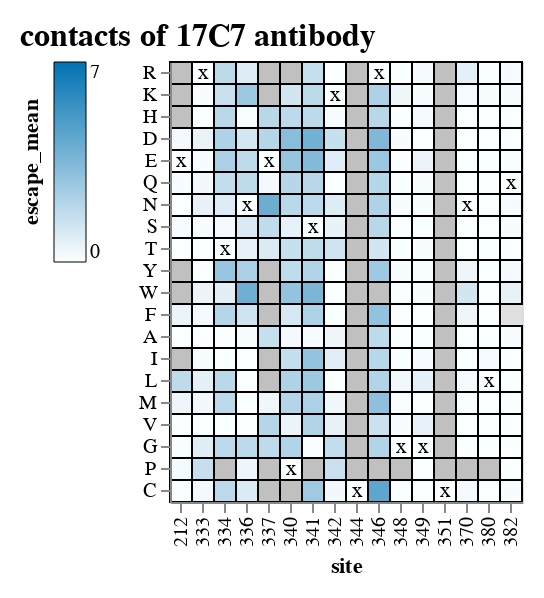

Notebook code cell kept with this figure:
### Markdown cell above
# 17C7

### Code cell
escape_df = pd.read_csv('../results/antibody_escape/averages/17C7_mut_effect.csv');
escape_df['escape_mean'] = escape_df['escape_mean'].clip(lower=0)

merged_df = pd.merge(escape_df,df,how='right',on=['site','wildtype','mutant'])

site_contacts = [212, 333, 334, 336, 337, 340, 341, 342, 344, 346, 348, 349, 351,
       370, 380, 382];

contacts = merged_df[merged_df['site'].isin(site_contacts)==True];
contacts = contacts.rename(columns={'times_seen_x':'times_seen'})

#the original dataframe omits wildtype from results, but the escape_mean needs to be 0. Here I'll just set that to 0 so 
#it is not NaN. I cannot just use the setna function because some data is actually missing.

contacts['is_wt_residue']= contacts['wildtype'] == contacts['mutant'];
contacts.loc[contacts['is_wt_residue'] == True, 'escape_mean'] = 0;


polyclonal.plot.lineplot_and_heatmap(
    data_df=contacts,
    stat_col="escape_mean",
    category_col="phenotype",
    alphabet=alphabet,
    addtl_tooltip_stats=addtl_tooltip_stats,
    addtl_slider_stats=addtl_slider_stats,
    init_floor_at_zero=True,
    show_zoombar=False,
    show_lineplot=False,
    init_site_statistic="mean",
    plot_title="contacts of 17C7 antibody",
    heatmap_max_at_least=2,
    addtl_slider_stats_hide_not_filter=["effect on cell entry", "n_selections", "times_seen"],
    heatmap_max_fixed = 6.127
)

### Figure 1 — Vega-Lite specification as saved in the notebook (floating-point values rounded to 4 significant figures; data arrays with more than 128 entries replaced by an {"elided": "..."} marker saying what was removed)
{"config": {"view": {"continuousWidth": 300, "continuousHeight": 300}, "axis": {"grid": false, "labelOverlap": "parity"}, "padding": 10}, "vconcat": [{"vconcat": [{"layer": [{"mark": {"type": "rect", "color": "#E0E0E0"}, "encoding": {"x": {"field": "site", "sort": {"field": "_stat_site_order", "order": "ascending"}, "type": "ordinal"}, "y": {"field": "mutant", "scale": {"domain": ["R", "K", "H", "D", "E", "Q", "N", "S", "T", "Y", "W", "F", "A", "I", "L", "M", "V", "G", "P", "C"]}, "sort": ["R", "K", "H", "D", "E", "Q", "N", "S", "T", "Y", "W", "F", "A", "I", "L", "M", "V", "G", "P", "C"], "title": null, "type": "nominal"}}, "name": "view_24", "transform": [{"lookup": "site", "from": {"data": {"name": "data-a842223c7f0b57bfa85909c145161104"}, "key": "site", "fields": ["wildtype", "_stat_site_order"]}}, {"calculate": "if(isFinite(datum['escape_mean']),datum['escape_mean'],NaN)", "as": "escape_mean"}, {"calculate": "if(isFinite(datum['times_seen']),datum['times_seen'],NaN)", "as": "times_seen"}, {"calculate": "if(isFinite(datum['effect on cell entry']),datum['effect on cell entry'],NaN)", "as": "effect on cell entry"}, {"calculate": "max(datum['escape_mean'],floor_at_zero['floor'])", "as": "_stat"}, {"calculate": "(((datum['times_seen'] <= (param_67 - 1e-06)) || (datum['n_selections'] <= (param_68 - 1e-06))) || (datum['effect on cell entry'] <= (param_69 - 1e-06)))", "as": "_stat_hide"}, {"calculate": "if(datum['_stat_hide'],0.0,datum['_stat'])", "as": "_stat_not_hidden"}, {"joinaggregate": [{"op": "max", "field": "_stat_not_hidden", "as": "_stat_site_max"}], "groupby": ["site"]}, {"filter": "(((datum['_stat_site_max'] >= (param_70 - 1e-06)) || (!isFinite(datum['_stat_site_max']))) || datum['_stat_hide'])"}, {"calculate": "(datum.wildtype !== datum.mutant)", "as": "_stat_not_wildtype"}, {"joinaggregate": [{"op": "max", "field": "_stat_not_wildtype", "as": "_stat_site_has_non_wildtype"}], "groupby": ["site"]}, {"filter": "datum['_stat_site_has_non_wildtype']"}, {"filter": {"param": "param_72"}}, {"impute": "_stat_dummy", "key": "mutant", "groupby": ["site"], "keyvals": ["R", "K", "H", "D", "E", "Q", "N", "S", "T", "Y", "W", "F", "A", "I", "L", "M", "V", "G", "P", "C"], "value": null}]}, {"mark": {"type": "rect"}, "encoding": {"color": {"value": "silver"}, "stroke": {"value": "black"}, "tooltip": [{"field": "site", "type": "nominal"}, {"field": "wildtype", "type": "nominal"}, {"field": "mutant", "type": "nominal"}, {"field": "escape_mean", "format": ".3g", "type": "quantitative"}, {"field": "n_selections", "type": "nominal"}, {"field": "times_seen", "format": ".3g", "type": "quantitative"}, {"field": "effect on cell entry", "format": ".3g", "type": "quantitative"}], "x": {"axis": {"labels": true, "ticks": true, "title": "site"}, "field": "site", "sort": {"field": "_stat_site_order", "order": "ascending"}, "type": "ordinal"}, "y": {"field": "mutant", "scale": {"domain": ["R", "K", "H", "D", "E", "Q", "N", "S", "T", "Y", "W", "F", "A", "I", "L", "M", "V", "G", "P", "C"]}, "sort": ["R", "K", "H", "D", "E", "Q", "N", "S", "T", "Y", "W", "F", "A", "I", "L", "M", "V", "G", "P", "C"], "title": null, "type": "nominal"}}, "title": {"text": "", "anchor": "middle", "color": "#0072B2", "orient": "left"}, "transform": [{"lookup": "site", "from": {"data": {"name": "data-a842223c7f0b57bfa85909c145161104"}, "key": "site", "fields": ["wildtype", "_stat_site_order"]}}, {"calculate": "if(isFinite(datum['escape_mean']),datum['escape_mean'],NaN)", "as": "escape_mean"}, {"calculate": "if(isFinite(datum['times_seen']),datum['times_seen'],NaN)", "as": "times_seen"}, {"calculate": "if(isFinite(datum['effect on cell entry']),datum['effect on cell entry'],NaN)", "as": "effect on cell entry"}, {"calculate": "max(datum['escape_mean'],floor_at_zero['floor'])", "as": "_stat"}, {"calculate": "(((datum['times_seen'] <= (param_67 - 1e-06)) || (datum['n_selections'] <= (param_68 - 1e-06))) || (datum['effect on cell entry'] <= (param_69 - 1e-06)))", "as": "_stat_hide"}, {"calculate": "if(datum['_stat_hide'],0.0,datum['_stat'])", "as": "_stat_not_hidden"}, {"joinaggregate": [{"op": "max", "field": "_stat_not_hidden", "as": "_stat_site_max"}], "groupby": ["site"]}, {"filter": "(((datum['_stat_site_max'] >= (param_70 - 1e-06)) || (!isFinite(datum['_stat_site_max']))) || datum['_stat_hide'])"}, {"calculate": "(datum.wildtype !== datum.mutant)", "as": "_stat_not_wildtype"}, {"joinaggregate": [{"op": "max", "field": "_stat_not_wildtype", "as": "_stat_site_has_non_wildtype"}], "groupby": ["site"]}, {"filter": "datum['_stat_site_has_non_wildtype']"}, {"filter": {"param": "param_72"}}, {"filter": "(datum['phenotype'] === 'effect')"}, {"filter": "datum['_stat_hide']"}]}, {"mark": {"type": "rect"}, "encoding": {"color": {"field": "_stat", "legend": {"gradientLength": 100, "gradientStrokeColor": "black", "gradientStrokeWidth": 0.5, "orient": "left", "title": "escape_mean", "titleOrient": "left"}, "scale": {"clamp": true, "domainMax": 7.091, "domainMid": 0, "domainMin": {"expr": "floor_at_zero.floor"}, "nice": false, "range": ["#e69f00", "#e7a40d", "#e9a91b", "#eaae28", "#ebb336", "#edb843", "#eebd51", "#efc25e", "#f1c76b", "#f2cc79", "#f3d286", "#f4d794", "#f6dca1", "#f7e1ae", "#f8e6bc", "#faebc9", "#fbf0d7", "#fcf5e4", "#fefaf2", "#ffffff", "#f2f8fb", "#e4f0f7", "#d7e9f3", "#c9e1ef", "#bcdaeb", "#aed2e7", "#a1cbe3", "#94c4df", "#86bcdb", "#79b5d6", "#6badd2", "#5ea6ce", "#519fca", "#4397c6", "#3690c2", "#2888be", "#1b81ba", "#0d79b6", "#0072b2"], "type": "linear", "zero": true}, "type": "quantitative"}, "stroke": {"value": "black"}, "tooltip": [{"field": "site", "type": "nominal"}, {"field": "wildtype", "type": "nominal"}, {"field": "mutant", "type": "nominal"}, {"field": "escape_mean", "format": ".3g", "type": "quantitative"}, {"field": "n_selections", "type": "nominal"}, {"field": "times_seen", "format": ".3g", "type": "quantitative"}, {"field": "effect on cell entry", "format": ".3g", "type": "quantitative"}], "x": {"axis": {"labels": true, "ticks": true, "title": "site"}, "field": "site", "sort": {"field": "_stat_site_order", "order": "ascending"}, "type": "ordinal"}, "y": {"field": "mutant", "scale": {"domain": ["R", "K", "H", "D", "E", "Q", "N", "S", "T", "Y", "W", "F", "A", "I", "L", "M", "V", "G", "P", "C"]}, "sort": ["R", "K", "H", "D", "E", "Q", "N", "S", "T", "Y", "W", "F", "A", "I", "L", "M", "V", "G", "P", "C"], "title": null, "type": "nominal"}}, "title": {"text": "", "anchor": "middle", "color": "#0072B2", "orient": "left"}, "transform": [{"lookup": "site", "from": {"data": {"name": "data-a842223c7f0b57bfa85909c145161104"}, "key": "site", "fields": ["wildtype", "_stat_site_order"]}}, {"calculate": "if(isFinite(datum['escape_mean']),datum['escape_mean'],NaN)", "as": "escape_mean"}, {"calculate": "if(isFinite(datum['times_seen']),datum['times_seen'],NaN)", "as": "times_seen"}, {"calculate": "if(isFinite(datum['effect on cell entry']),datum['effect on cell entry'],NaN)", "as": "effect on cell entry"}, {"calculate": "max(datum['escape_mean'],floor_at_zero['floor'])", "as": "_stat"}, {"calculate": "(((datum['times_seen'] <= (param_67 - 1e-06)) || (datum['n_selections'] <= (param_68 - 1e-06))) || (datum['effect on cell entry'] <= (param_69 - 1e-06)))", "as": "_stat_hide"}, {"calculate": "if(datum['_stat_hide'],0.0,datum['_stat'])", "as": "_stat_not_hidden"}, {"joinaggregate": [{"op": "max", "field": "_stat_not_hidden", "as": "_stat_site_max"}], "groupby": ["site"]}, {"filter": "(((datum['_stat_site_max'] >= (param_70 - 1e-06)) || (!isFinite(datum['_stat_site_max']))) || datum['_stat_hide'])"}, {"calculate": "(datum.wildtype !== datum.mutant)", "as": "_stat_not_wildtype"}, {"joinaggregate": [{"op": "max", "field": "_stat_not_wildtype", "as": "_stat_site_has_non_wildtype"}], "groupby": ["site"]}, {"filter": "datum['_stat_site_has_non_wildtype']"}, {"filter": {"param": "param_72"}}, {"filter": "(datum['phenotype'] === 'effect')"}, {"filter": "(!datum['_stat_hide'])"}]}, {"mark": {"type": "text", "color": "black", "text": "x"}, "encoding": {"x": {"field": "site", "sort": {"field": "_stat_site_order", "order": "ascending"}, "type": "ordinal"}, "y": {"field": "mutant", "scale": {"domain": ["R", "K", "H", "D", "E", "Q", "N", "S", "T", "Y", "W", "F", "A", "I", "L", "M", "V", "G", "P", "C"]}, "sort": ["R", "K", "H", "D", "E", "Q", "N", "S", "T", "Y", "W", "F", "A", "I", "L", "M", "V", "G", "P", "C"], "title": null, "type": "nominal"}}, "transform": [{"lookup": "site", "from": {"data": {"name": "data-a842223c7f0b57bfa85909c145161104"}, "key": "site", "fields": ["wildtype", "_stat_site_order"]}}, {"calculate": "if(isFinite(datum['escape_mean']),datum['escape_mean'],NaN)", "as": "escape_mean"}, {"calculate": "if(isFinite(datum['times_seen']),datum['times_seen'],NaN)", "as": "times_seen"}, {"calculate": "if(isFinite(datum['effect on cell entry']),datum['effect on cell entry'],NaN)", "as": "effect on cell entry"}, {"calculate": "max(datum['escape_mean'],floor_at_zero['floor'])", "as": "_stat"}, {"calculate": "(((datum['times_seen'] <= (param_67 - 1e-06)) || (datum['n_selections'] <= (param_68 - 1e-06))) || (datum['effect on cell entry'] <= (param_69 - 1e-06)))", "as": "_stat_hide"}, {"calculate": "if(datum['_stat_hide'],0.0,datum['_stat'])", "as": "_stat_not_hidden"}, {"joinaggregate": [{"op": "max", "field": "_stat_not_hidden", "as": "_stat_site_max"}], "groupby": ["site"]}, {"filter": "(((datum['_stat_site_max'] >= (param_70 - 1e-06)) || (!isFinite(datum['_stat_site_max']))) || datum['_stat_hide'])"}, {"calculate": "(datum.wildtype !== datum.mutant)", "as": "_stat_not_wildtype"}, {"joinaggregate": [{"op": "max", "field": "_stat_not_wildtype", "as": "_stat_site_has_non_wildtype"}], "groupby": ["site"]}, {"filter": "datum['_stat_site_has_non_wildtype']"}, {"filter": {"param": "param_72"}}, {"filter": "(datum.wildtype === datum.mutant)"}]}], "height": {"step": 11}, "width": {"step": 11}}], "resolve": {"scale": {"color": "shared", "x": "shared"}}, "spacing": 10}], "data": {"name": "data-0b334f27cdf8cdaed1dbd0be542617c8"}, "params": [{"name": "floor_at_zero", "select": {"type": "point", "fields": ["floor"]}, "bind": {"input": "radio", "options": [0, 0.0], "labels": ["yes", "no"], "name": "floor escape_mean at zero"}, "value": [{"floor": 0}], "views": ["view_24"]}, {"name": "param_72", "select": {"type": "interval", "encodings": ["x"], "mark": {"stroke": "black", "strokeWidth": 2}}, "views": ["view_24"]}, {"name": "param_67", "bind": {"input": "range", "max": 45.33, "min": 0.3333, "name": "minimum times_seen"}, "value": 2}, {"name": "param_68", "bind": {"input": "range", "max": 8.0, "min": 3.0, "name": "minimum n_selections"}, "value": 2}, {"name": "param_69", "bind": {"input": "range", "max": 0.3506, "min": -7.359, "name": "minimum effect on cell entry"}, "value": -5}, {"name": "param_70", "bind": {"input": "range", "max": 7.091, "min": 0.0, "name": "minimum max of escape_mean at site"}, "value": 0.0}], "resolve": {"scale": {"color": "independent"}}, "title": {"text": "contacts of 17C7 antibody", "align": "left", "anchor": "start", "fontSize": 16}, "$schema": "https://vega.github.io/schema/vega-lite/v5.15.1.json", "datasets": {"data-0b334f27cdf8cdaed1dbd0be542617c8": {"elided": "320 records"}, "data-a842223c7f0b57bfa85909c145161104": [{"site": 212, "wildtype": "E", "_stat_site_order": 0}, {"site": 333, "wildtype": "R", "_stat_site_order": 1}, {"site": 334, "wildtype": "T", "_stat_site_order": 2}, {"site": 336, "wildtype": "N", "_stat_site_order": 3}, {"site": 337, "wildtype": "E", "_stat_site_order": 4}, {"site": 340, "wildtype": "P", "_stat_site_order": 5}, {"site": 341, "wildtype": "S", "_stat_site_order": 6}, {"site": 342, "wildtype": "K", "_stat_site_order": 7}, {"site": 344, "wildtype": "C", "_stat_site_order": 8}, {"site": 346, "wildtype": "R", "_stat_site_order": 9}, {"site": 348, "wildtype": "G", "_stat_site_order": 10}, {"site": 349, "wildtype": "G", "_stat_site_order": 11}, {"site": 351, "wildtype": "C", "_stat_site_order": 12}, {"site": 370, "wildtype": "N", "_stat_site_order": 13}, {"site": 380, "wildtype": "L", "_stat_site_order": 14}, {"site": 382, "wildtype": "Q", "_stat_site_order": 15}]}}
